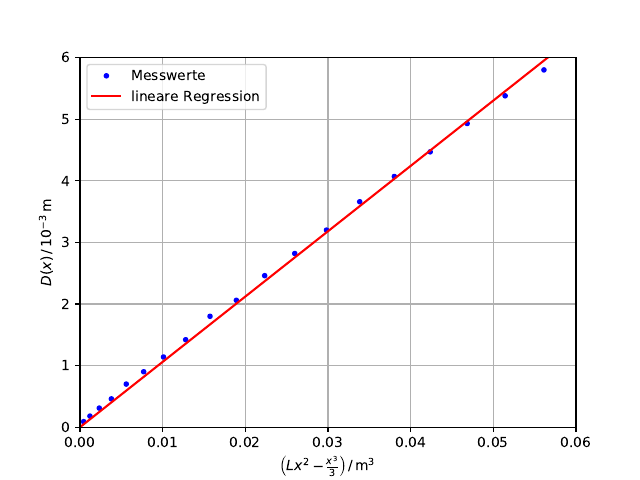

The script that saved this image:
import numpy as np
import matplotlib.pyplot as plt
from scipy.optimize import curve_fit as fit

x, D0, Dm = np.genfromtxt('eckigein.txt', unpack=True)
x *= 1e-2
D0 *= 1e-3
Dm *= 1e-3

L = 49.9
L *= 1e-2

s = 1.2021
h = 0.01


def D(x):
    return (Dm - D0) * 10**3


def F(x):
    return (L * x**2 - x**3 / 3)


# np.savetxt('test2.txt', np.column_stack([x, D0, Dm, D(x), F(x)]), fmt="%2.2f", header="x D0 Dm D F")


def g(a, m):
    return m * a


param, cov = fit(g, F(x), D(x))
x_plot = np.linspace(0, 65, 100)

plt.plot(F(x), D(x), 'b.', label='Messwerte')

plt.plot(x_plot, g(x_plot, *param), 'r-', label='lineare Regression')

plt.xlabel(r'$\left(L x^2 - \frac{x^3}{3}\right) \,/\, \mathrm{m^3}$')
plt.ylabel(r'$D(x) \,/\, 10^{-3} \, \mathrm{m}$')

plt.xlim(0, 0.06)
plt.ylim(0, 6)

plt.legend(loc='best')
plt.grid()
# plt.show()
# plt.savefig('eckigein.pdf')

err = np.sqrt(np.diag(cov))

print('a =', param[0], '+-', err[0])
# print('b =', param[1], '+-', err[1])

E = (s * 10)/(2*param[0]*h**4/12)
dE = (s * 10)/(2 * h**4/12 * param[0]**2) * err[0]

print('E =', E, '+-', dE)
